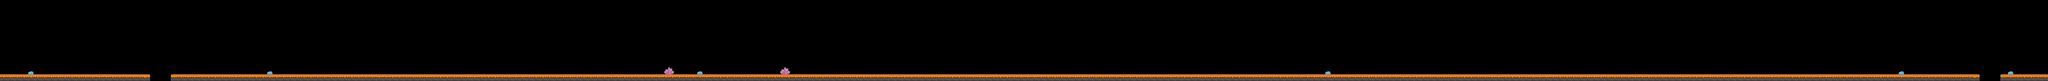

This game map was drawn from its Tiled (.tmx) file and the tilesets committed beside it. A one-line description and the trimmed map source follow:
An orthogonal 300x12 tile map with 48x48 px tiles, 2 tile layers (Terrain, Crystal) and 15 objects (13x FoodItem).

<map version="1.0" orientation="orthogonal" width="300" height="12" tilewidth="48" tileheight="48">
 <tileset firstgid="1" name="Assets_48" tilewidth="48" tileheight="48">
  <image source="Assets_48.png" trans="ff00ff" width="720" height="432" />
    <tile id="51">
   <properties>
    <property name="collision" value="true" />
   </properties>
  </tile>
  <tile id="53">
   <properties>
    <property name="collision" value="true" />
   </properties>
  </tile>
  <tile id="55">
   <properties>
    <property name="collision" value="true" />
   </properties>
  </tile>
  <tile id="57">
   <properties>
    <property name="collision" value="true" />
   </properties>
  </tile>
  <tile id="105">
   <properties>
    <property name="collision" value="true" />
   </properties>
  </tile>
  <tile id="107">
   <properties>
    <property name="collision" value="true" />
   </properties>
  </tile>
  <tile id="109">
   <properties>
    <property name="collision" value="true" />
   </properties>
  </tile>
 </tileset>
 <layer name="Terrain" width="300" height="12">
  <data>[3600 cells, 300 non-empty, 4 distinct tile ids]</data>
 </layer>
 <objectgroup name="Food Items" width="300" height="12">
  <object name="FoodItem" x="337" y="482" width="46" height="45">
   <properties>
    <property name="activated" value="true" />
    <property name="collision" value="false" />
   </properties>
  </object>
  <object name="FoodItem" x="5858" y="480" width="46" height="45">
   <properties>
    <property name="activated" value="true" />
    <property name="collision" value="false" />
   </properties>
  </object>
  <object name="FoodItem" x="1778" y="478" width="46" height="45">
   <properties>
    <property name="activated" value="true" />
    <property name="collision" value="false" />
   </properties>
  </object>
  <object name="FoodItem" x="3314" y="432" width="46" height="45">
   <properties>
    <property name="activated" value="true" />
    <property name="collision" value="false" />
   </properties>
  </object>
  <object name="FoodItem" x="961" y="384" width="46" height="45">
   <properties>
    <property name="activated" value="true" />
    <property name="collision" value="false" />
   </properties>
  </object>
  <object name="FoodItem" x="7106" y="383" width="46" height="45">
   <properties>
    <property name="activated" value="true" />
    <property name="collision" value="false" />
   </properties>
  </object>
  <object name="FoodItem" x="8499" y="479" width="46" height="45">
   <properties>
    <property name="activated" value="true" />
    <property name="collision" value="false" />
   </properties>
  </object>
  <object name="FoodItem" x="9411" y="433" width="46" height="45">
   <properties>
    <property name="activated" value="true" />
    <property name="collision" value="false" />
   </properties>
  </object>
  <object name="FoodItem" x="11091" y="480" width="46" height="45">
   <properties>
    <property name="activated" value="true" />
    <property name="collision" value="false" />
   </properties>
  </object>
  <object name="FoodItem" x="13441" y="481" width="46" height="45">
   <properties>
    <property name="activated" value="true" />
    <property name="collision" value="false" />
   </properties>
  </object>
  <object name="FoodItem" x="14211" y="481" width="46" height="45">
   <properties>
    <property name="activated" value="true" />
    <property name="collision" value="false" />
   </properties>
  </object>
  <object name="FoodItem" x="13872" y="384" width="46" height="45">
   <properties>
    <property name="activated" value="true" />
    <property name="collision" value="false" />
   </properties>
  </object>
  <object name="FoodItem" x="4227" y="480" width="46" height="45">
   <properties>
    <property name="activated" value="true" />
    <property name="collision" value="false" />
   </properties>
  </object>
 </objectgroup>
 <objectgroup name="Collision" width="300" height="12">
  <object x="4666" y="474" width="76" height="51" />
  <object x="5481" y="475" width="76" height="51" />
 </objectgroup>
 <layer name="Crystal" width="300" height="12">
  <data>[3600 cells, 8 non-empty, 4 distinct tile ids]</data>
 </layer>
</map>
